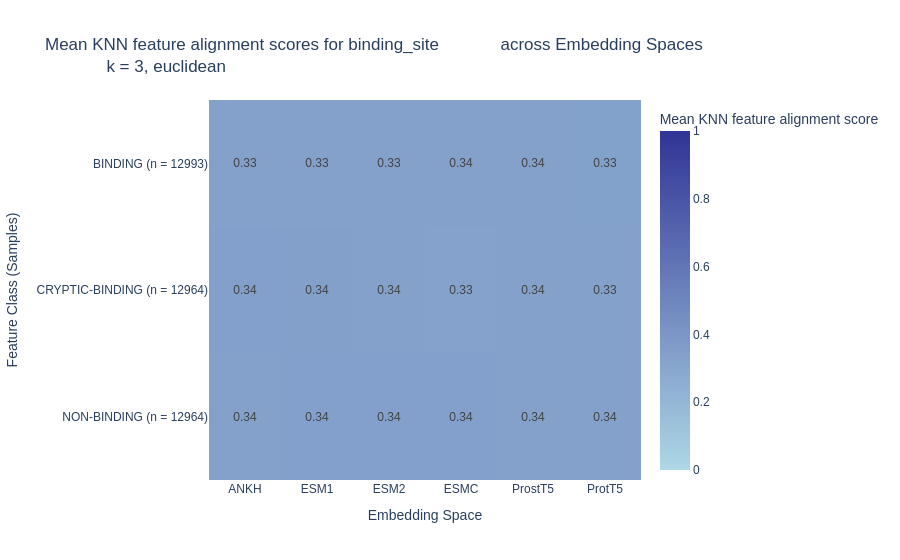

Notebook cell for this chart:
### Markdown cell above
### Reshuffle
Take the undersampled dataset and randomly reshuffle the labels

### Code cell
# Randomly reshuffle binding_site labels in emma metadata
emma.metadata["binding_site"] = np.random.permutation(emma.metadata["binding_site"].to_numpy())

for embeddings_name, _ in emb_spaces:
    emma.calculate_pairwise_distances(emb_space=embeddings_name, metric='euclidean')

fig_3 = plot_knn_alignment_across_classes(
    emma, k=3, metric='euclidean', feature='binding_site')

fig_3.update_layout(coloraxis_cmin=0, coloraxis_cmax=1)
fig_3.show()

### Figure 1 — Plotly figure (JSON) as saved in the notebook; plotly's stock layout.template omitted (floating-point values rounded to 4 significant figures)
{"data": [{"coloraxis": "coloraxis", "hovertemplate": "Embedding Space: %{x}<br>Feature Class (Samples): %{y}<br>Mean KNN feature alignment score: %{z}<extra></extra>", "name": "0", "texttemplate": "%{z:.2f}", "type": "heatmap", "x": ["ANKH", "ESM1", "ESM2", "ESMC", "ProstT5", "ProtT5"], "xaxis": "x", "y": ["BINDING (n = 12993)", "CRYPTIC-BINDING (n = 12964)", "NON-BINDING (n = 12964)"], "yaxis": "y", "z": [[0.3347, 0.3342, 0.3325, 0.3373, 0.3371, 0.3322], [0.3416, 0.3387, 0.3366, 0.3289, 0.3361, 0.3343], [0.3364, 0.3418, 0.3423, 0.3405, 0.3371, 0.3377]]}], "layout": {"coloraxis": {"cmax": 1, "cmin": 0, "colorbar": {"title": {"text": "Mean KNN feature alignment score"}}, "colorscale": [[0, "lightblue"], [1, "#303496"]]}, "font": {"family": "Arial"}, "title": {"text": "Mean KNN feature alignment scores for binding_site             across Embedding Spaces<br>             k = 3, euclidean"}, "xaxis": {"anchor": "y", "domain": [0, 1], "title": {"text": "Embedding Space"}}, "yaxis": {"anchor": "x", "autorange": "reversed", "domain": [0, 1], "title": {"text": "Feature Class (Samples)"}}}}
